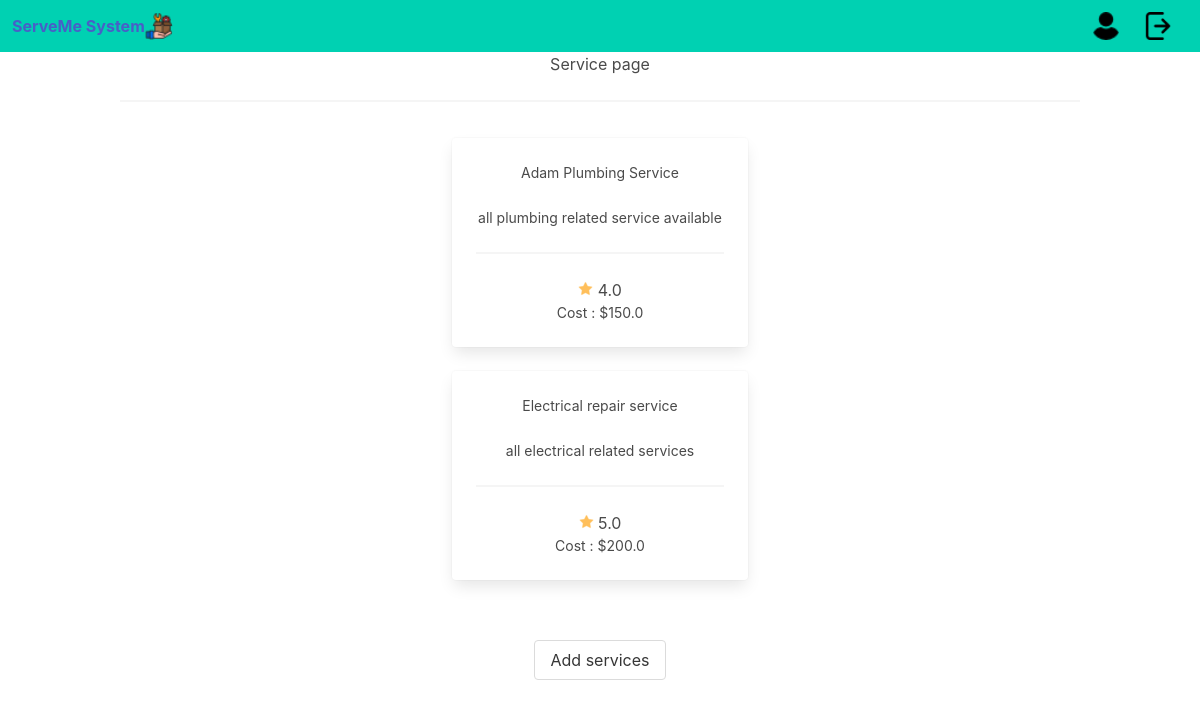
The page /view_services (signed in) on the database as committed earlier.
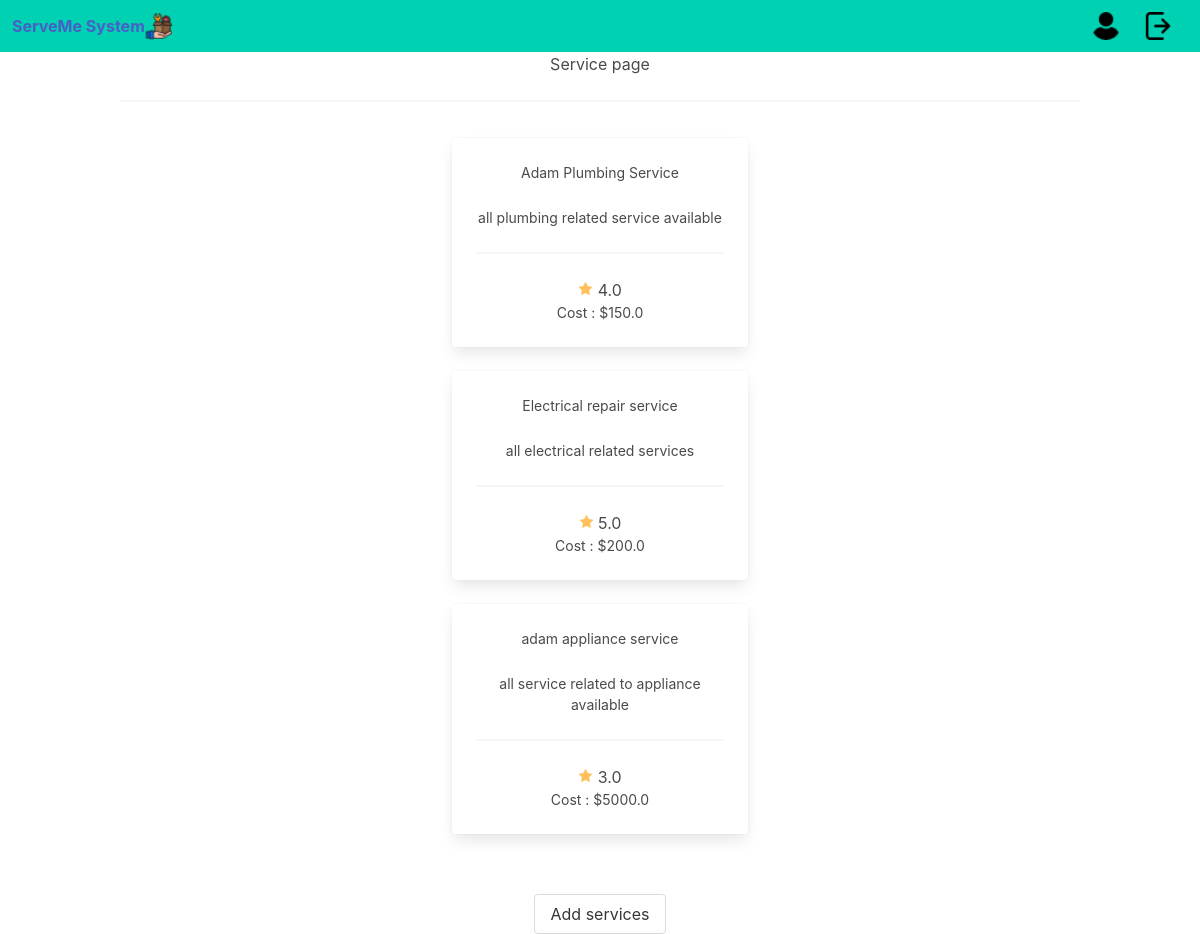
The same page on the database as committed later.
### serveme/models.py (models this page shows, shortened)
class Service (db.Model):
    __searchable__  = ['description']
    provider_id     = db.Column(db.Integer, db.ForeignKey('provider.provider_id'), nullable=False)
    service_id      = db.Column(db.Integer, nullable=False, primary_key=True)
    rating_avg      = db.Column(db.Float(precision=2), nullable=False)
    service_name    = db.Column(db.String(20), nullable=False)
    cost            = db.Column(db.Float(precision=2), nullable=False)
    description     = db.Column(db.String(255), nullable=False)
    category        = db.Column(db.String(20), nullable=False)

### serveme/serviceController.py (the view)
@serviceController.route('/view_services')
def view_services():
    provider = Provider.query.filter_by(userID = current_user.userID).first()
    provider_id = provider.provider_id
    services = Service.query.filter_by(provider_id = provider_id )
    return render_template('view_services.html', services = services)

### serveme/templates/view_services.html
{% extends "provider_base.html" %}
{% block content %}
Service page
<hr>
{%for service in services%}
<div class="column is-3-tablet is-4-desktop" style="margin:auto">
        <div class="card">
            <div class="card-content">
            <p>{{service.service_name}}</p>
            <br>
            <p>{{service.description}}</p>
            <hr>
            <img src="{{url_for('static', filename='star.png')}}" alt="placeholder" >
           {{service.rating_avg}}
           <br>
            <p>Cost : ${{service.cost}}</p>
            </div>
        </div>
    </div>
{% endfor %}
<br>
<br>
<a href="{{ url_for('serviceController.add_service' )}}">
<button class="button" style="margin:auto">Add services</button>
</a>
{% endblock %}

### serveme/templates/provider_base.html (shortened to what this page needs)
<!DOCTYPE html>
<html>
<head>
    <link rel="stylesheet" href="https://cdnjs.cloudflare.com/ajax/libs/bulma/0.7.2/css/bulma.min.css" />
    <link rel="stylesheet" href="{{ url_for('static', filename='styles.css') }}">
</head>
<body>
    <section class=" is-fullheight">
            <nav class="navbar has-background-primary" >
                <div class="navbar-brand">
                    <a class="navbar-item" href="{{ url_for('main.provider_profile') }}">
                      <h1><strong>ServeMe System</strong></h1>
                      <img src="{{url_for('static', filename='icon.png')}}" width="28" height="28">
                    </a>
                  </div>
                <div class="container">
                    <div id="navbarMenuHeroA" class="navbar-menu">
                        <div class="navbar-end">
			    {% if current_user.is_authenticated %}
                            <a href="{{ url_for('main.provider_profile') }}" class="navbar-item">
                                <img src="{{url_for('static', filename='profile.png')}}" width="28" height="28">
                            </a>
			    {% endif %}
			    {% if current_user.is_authenticated %}
                                <a href="{{ url_for('logoutController.logout') }}" class="navbar-item ">
                                    <img src="{{url_for('static', filename='logout.png')}}" width="28" height="28">
                                </a>
                            </div>
			    {% endif %}
                        </div>
                    </div>
            </nav>
            <div class="container has-text-centered " >
               {% block content %}
               {% endblock %}
            </div>
    </section>
</body>
</html>

### serveme/static/styles.css (style rules this page uses)
p { font-size: 14px; line-height: 21px; }

Rows that differ between the two databases and show on the page:
added Service: service_name "adam appliance service", description "all service related to appliance available", rating_avg "3.0", cost "5000.0"
